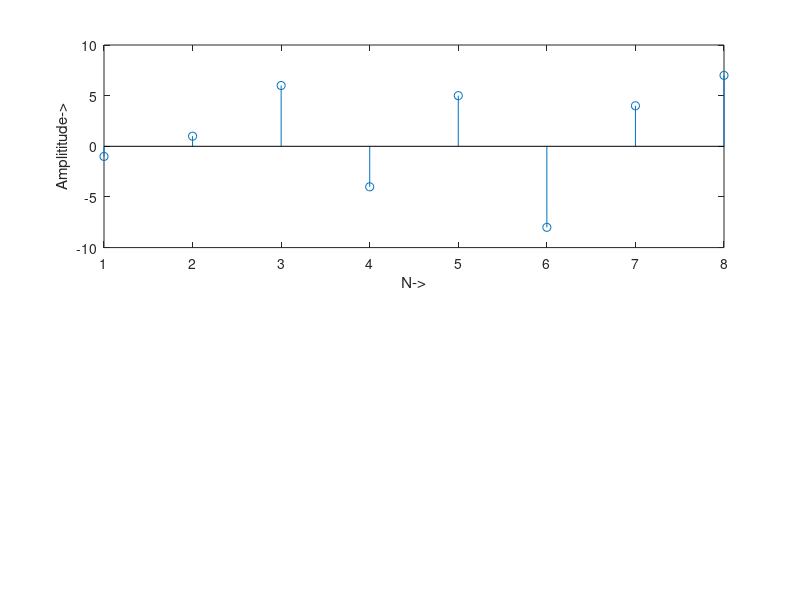

Source code (MATLAB):
clc;
g = [1, -1, -1, -1, 1, 0, 1, 2];
h = [5, -4, 3, 2, -1, 1, 0, -1];
N1=length(g);
N2=length(h);
N=max(N1,N2);
N3=N1-N2;

if(N3>0)
    h=[h,zeros(1,N3)];
else
    g=[g,zeros(1,-N3)];
end
for n=1:N;
    y(n)=0;
    for i=1:N;
        j=n-i+1;
        if(j<=0)
            j = N+j;
        end
        y(n)=[y(n)+(g(i)*h(j))];
    end
end
disp('Circular Convolution: ');y
subplot(2,1,1);
stem(y);
xlabel('N->');
ylabel('Amplititude->');